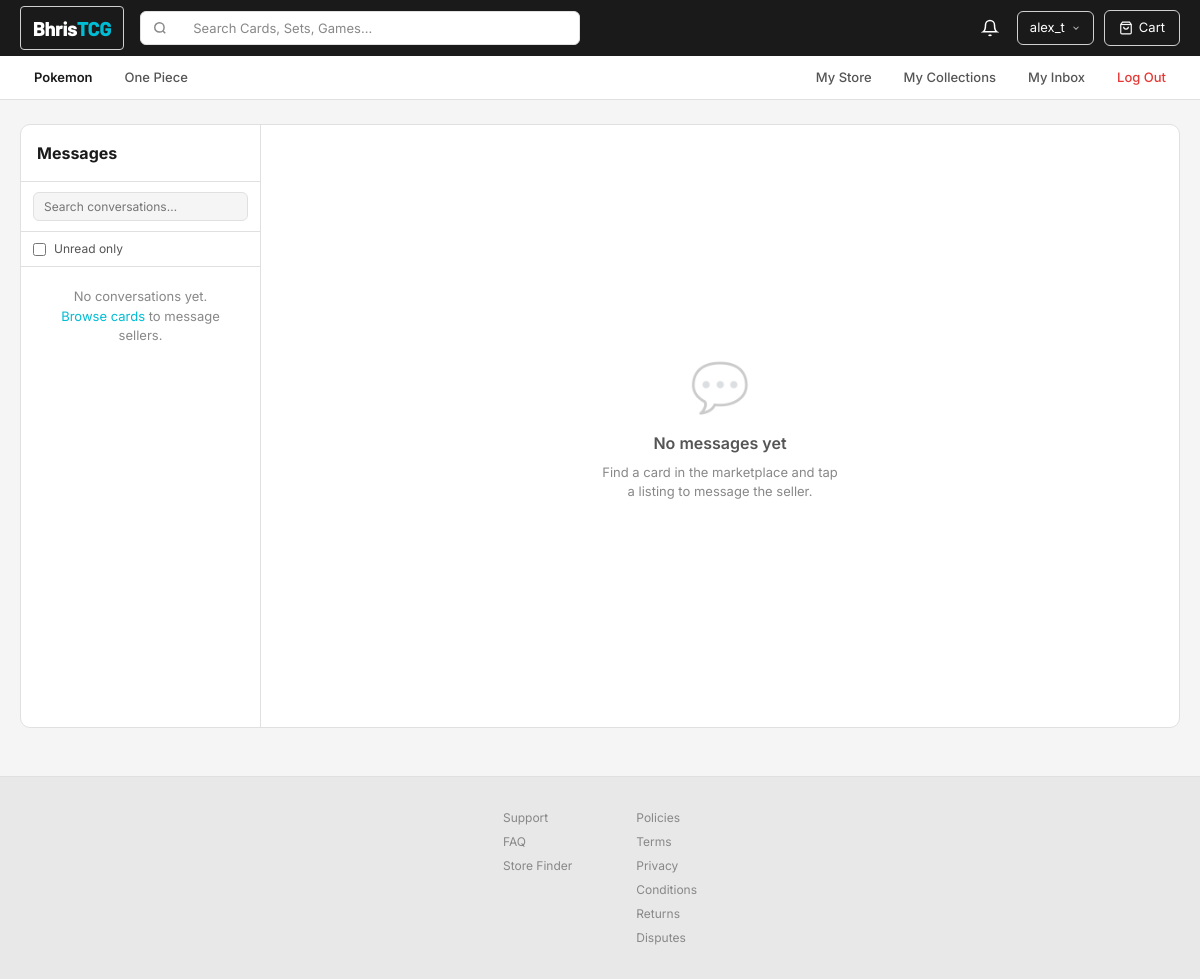
Before: /inbox (signed in) with the older database file.
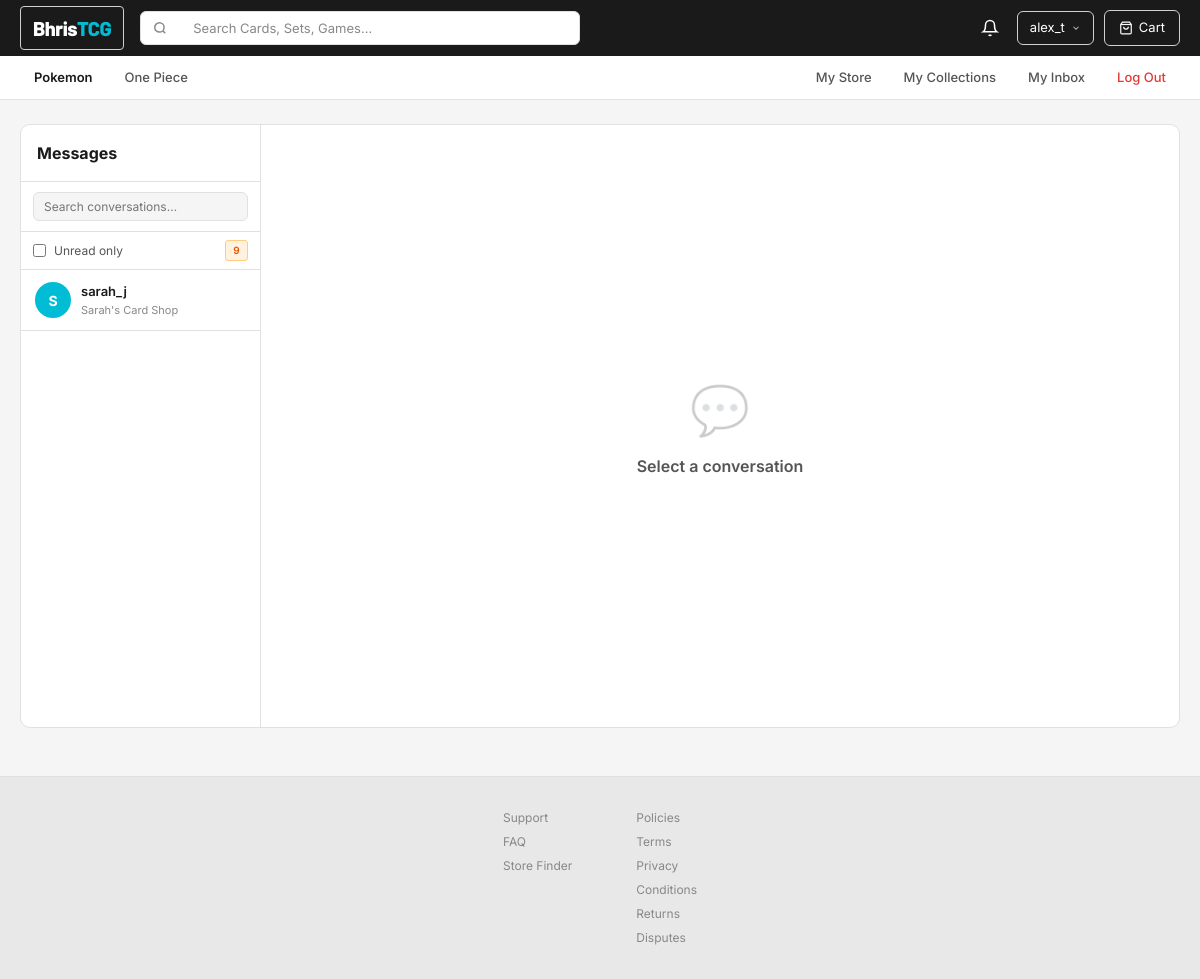
After: the same page with the newer database file.
### app/models/user.py (models this page shows, shortened)
class User(UserMixin, db.Model):
    __tablename__ = 'users'
    id = db.Column(db.Integer, primary_key=True)
    username = db.Column(db.String(64), unique=True, nullable=False, index=True)
    email = db.Column(db.String(120), unique=True, nullable=False, index=True)
    password_hash = db.Column(db.String(256), nullable=False)
    avatar_url = db.Column(db.String(256), nullable=True)
    bio = db.Column(db.String(500), nullable=True)
    location = db.Column(db.String(100), nullable=True)
    created_at = db.Column(db.DateTime, default=datetime.utcnow)
    is_active = db.Column(db.Boolean, default=True)
    is_admin = db.Column(db.Boolean, default=False)
    store_name = db.Column(db.String(100), nullable=True)
    store_description = db.Column(db.String(500), nullable=True)
    store_balance = db.Column(db.Float, default=0.0)
    incoming_funds = db.Column(db.Float, default=0.0)
    listings = db.relationship('Listing', backref='seller', lazy='dynamic',
                               foreign_keys='Listing.seller_id')
    collections = db.relationship('Collection', backref='owner', lazy='dynamic')
    collection_items = db.relationship('CollectionItem', backref='owner', lazy='dynamic')
    reviews_received = db.relationship('Review', backref='seller', lazy='dynamic',
                                       foreign_keys='Review.seller_id')
    reviews_given = db.relationship('Review', backref='reviewer', lazy='dynamic',
                                    foreign_keys='Review.reviewer_id')
    sent_messages = db.relationship('Message', backref='sender', lazy='dynamic',
                                    foreign_keys='Message.sender_id')
    received_messages = db.relationship('Message', backref='recipient', lazy='dynamic',
                                        foreign_keys='Message.recipient_id')
    cart_items = db.relationship('CartItem', backref='user', lazy='dynamic')
    notifications = db.relationship('Notification', backref='user', lazy='dynamic')

### app/routes/chat_routes.py (the view, shortened to what this page needs)
@chat_bp.route('/inbox')
@login_required
def inbox():
    sent_ids = db.session.query(Message.recipient_id).filter_by(sender_id=current_user.id).distinct()
    recv_ids = db.session.query(Message.sender_id).filter_by(recipient_id=current_user.id).distinct()
    partner_ids = set([r[0] for r in sent_ids] + [r[0] for r in recv_ids])
    partners = User.query.filter(User.id.in_(partner_ids)).all()
    active_partner_id = request.args.get('with', type=int)
    messages, active_partner = [], None
    unread_only = request.args.get('unread') == '1'
    unread_count = Message.query.filter_by(recipient_id=current_user.id, is_read=False).count()
    return render_template('chat/inbox.html',
                           partners=partners, active_partner=active_partner,
                           messages=messages, unread_count=unread_count,
                           unread_only=unread_only)

### app/models/user.py (called while the page is built)
@login_manager.user_loader
def load_user(user_id):
    return User.query.get(int(user_id))

### templates/chat/inbox.html (shortened to what this page needs)
{% extends "base.html" %}
{% block content %}
<div class="container" style="padding-top:24px;padding-bottom:48px;">
  <div class="inbox-layout">
    <div class="inbox-sidebar">
      <div class="inbox-sidebar__header">Messages</div>
      <div class="inbox-sidebar__search">
        <input type="text" placeholder="Search conversations…" id="convoSearch" />
      </div>
      <div class="inbox-unread">
        <input type="checkbox" id="unreadOnly" {% if unread_only %}checked{% endif %}
               onchange="window.location.href = this.checked ? `{{ url_for('chat.inbox', unread=1) }}` : `{{ url_for('chat.inbox') }}`" />
        <label for="unreadOnly">Unread only</label>
        {% if unread_count > 0 %}
          <span class="badge badge--sir" style="margin-left:auto;">{{ unread_count }}</span>
        {% endif %}
      </div>
      <div class="convo-list" id="convoList">
        {% if partners %}
          {% for partner in partners %}
            {% set last_msg = none %}
            <a href="{{ url_for('chat.inbox') }}?with={{ partner.id }}" style="text-decoration:none;">
              <div class="convo-item {% if active_partner and active_partner.id == partner.id %}active{% endif %}">
                <div class="convo-avatar">
                  {% if partner.avatar_url %}
                    <img src="{{ partner.avatar_url }}" alt="{{ partner.username }}" />
                  {% else %}
                    {{ partner.username[0].upper() }}
                  {% endif %}
                </div>
                <div class="convo-item__content">
                  <div class="convo-item__top">
                    <div class="convo-item__name">{{ partner.username }}</div>
                  </div>
                  <div class="convo-item__preview">{{ partner.store_name or 'Trader' }}</div>
                </div>
              </div>
            </a>
          {% endfor %}
        {% else %}
          <div style="padding:20px;text-align:center;color:var(--c-text-3);font-size:13px;">
            No conversations yet.<br>
            <a href="{{ url_for('marketplace.marketplace') }}" style="color:var(--c-cyan);">Browse cards</a> to message sellers.
          </div>
        {% endif %}
      </div>
    </div>
    <div class="chat-panel">
      {% if active_partner %}
        <div class="chat-header">
          <div class="convo-avatar" style="width:30px;height:30px;font-size:12px;flex-shrink:0;">
            {{ active_partner.username[0].upper() }}
          </div>
          {{ active_partner.username }}
          <div style="margin-left:auto;display:flex;gap:8px;">
            <a href="{{ url_for('store.store', username=active_partner.username) }}" class="btn btn--outline btn--sm">View Store</a>
            <a href="{{ url_for('review.report') }}?user_id={{ active_partner.id }}" class="btn btn--sm" style="color:var(--c-red);border:1px solid var(--c-red);">Report</a>
          </div>
        </div>
        <div class="chat-messages" id="chatMessages" data-partner-id="{{ active_partner.id }}">
          {% if messages %}
            {% for msg in messages %}
              <div class="msg-bubble {% if msg.sender_id == current_user.id %}msg-bubble--sent{% else %}msg-bubble--recv{% endif %}">
                <div class="msg-bubble__body">{{ msg.body }}</div>
                <div class="msg-bubble__time">{{ msg.created_at.strftime('%H:%M') }}</div>
              </div>
            {% endfor %}
          {% else %}
            <div class="chat-empty">
              <div style="font-size:32px;opacity:.3;">💬</div>
              <div style="font-size:13px;">Start the conversation with {{ active_partner.username }}</div>
            </div>
          {% endif %}
        </div>
        <div class="chat-input-bar">
          <input type="hidden" name="csrf_token" value="{{ csrf_token() }}" id="chatCsrf" />
          <button class="chat-input-bar__attach" type="button" title="Attach file">
            <svg width="18" height="18" viewBox="0 0 24 24" fill="none" stroke="currentColor" stroke-width="2"><path d="M21.44 11.05l-9.19 9.19a6 6 0 0 1-8.49-8.49l9.19-9.19a4 4 0 0 1 5.66 5.66l-9.2 9.19a2 2 0 0 1-2.83-2.83l8.49-8.48"/></svg>
          </button>
          <input type="text" id="chatInput" placeholder="Type a message…" maxlength="1000" autocomplete="off" />
          <button class="chat-send-btn" id="chatSendBtn" title="Send">
            <svg width="14" height="14" viewBox="0 0 24 24" fill="none" stroke="currentColor" stroke-width="2.5"><line x1="22" y1="2" x2="11" y2="13"/><polygon points="22 2 15 22 11 13 2 9 22 2"/></svg>
          </button>
        </div>
      {% else %}
        <div class="chat-empty" style="flex:1;">
          <div style="font-size:48px;opacity:.2;">💬</div>
          <div style="font-size:16px;font-weight:600;color:var(--c-text-2);">
            {% if partners %}Select a conversation{% else %}No messages yet{% endif %}
          </div>
          {% if not partners %}
            <p style="color:var(--c-text-3);font-size:13px;text-align:center;max-width:240px;">
              Find a card in the marketplace and tap a listing to message the seller.
            </p>
          {% endif %}
        </div>
      {% endif %}
    </div>
  </div>
</div>
{% endblock %}

### templates/base.html (shortened to what this page needs)
<!DOCTYPE html>
<html lang="en">
<head>
  <link rel="stylesheet" href="{{ url_for('static', filename='css/main.css') }}" />
</head>
<body>
<nav class="top-nav">
  <div class="top-nav__inner">
    <a href="{{ url_for('marketplace.home') }}" class="top-nav__logo">
      Bhris<span>TCG</span>
    </a>
    <form class="top-nav__search" action="{{ url_for('marketplace.marketplace') }}" method="GET">
      <span class="top-nav__search-icon">
        <svg width="14" height="14" viewBox="0 0 24 24" fill="none" stroke="currentColor" stroke-width="2.5"><circle cx="11" cy="11" r="8"/><path d="m21 21-4.35-4.35"/></svg>
      </span>
      <input type="text" name="q" placeholder="Search Cards, Sets, Games…"
             value="{{ request.args.get('q', '') }}" autocomplete="off" />
    </form>
    <div class="top-nav__right">
      {% if current_user.is_authenticated %}
        <button class="top-nav__bell" id="notifBtn" onclick="markNotifsRead()" title="Notifications">
          <svg width="18" height="18" viewBox="0 0 24 24" fill="none" stroke="currentColor" stroke-width="2"><path d="M18 8A6 6 0 0 0 6 8c0 7-3 9-3 9h18s-3-2-3-9"/><path d="M13.73 21a2 2 0 0 1-3.46 0"/></svg>
        </button>
        <div style="position:relative;">
          <div class="top-nav__user" id="userMenuBtn">
            {{ current_user.username }}
            <svg width="10" height="10" viewBox="0 0 24 24" fill="none" stroke="currentColor" stroke-width="2.5"><polyline points="6 9 12 15 18 9"/></svg>
          </div>
        </div>
        <a href="{{ url_for('marketplace.cart') }}" class="top-nav__cart">
          <svg width="14" height="14" viewBox="0 0 24 24" fill="none" stroke="currentColor" stroke-width="2"><path d="M6 2 3 6v14a2 2 0 0 0 2 2h14a2 2 0 0 0 2-2V6l-3-4z"/><line x1="3" y1="6" x2="21" y2="6"/><path d="M16 10a4 4 0 0 1-8 0"/></svg>
          Cart
        </a>
      {% endif %}
    </div>
  </div>
</nav>
<nav class="sub-nav">
  <div class="sub-nav__inner">
    <div class="sub-nav__left">
      <a href="{{ url_for('marketplace.marketplace') }}?game=pokemon"
         class="sub-nav__link {% if request.args.get('game','pokemon')=='pokemon' %}active{% endif %}">
        Pokemon
      </a>
      <a href="{{ url_for('marketplace.marketplace') }}?game=onepiece"
         class="sub-nav__link {% if request.args.get('game')=='onepiece' %}active{% endif %}">
        One Piece
      </a>
    </div>
    {% if current_user.is_authenticated %}
      <div class="sub-nav__right">
        <a href="{{ url_for('store.my_store') }}" class="sub-nav__link">My Store</a>
        <a href="{{ url_for('collection.collections') }}" class="sub-nav__link">My Collections</a>
        <a href="{{ url_for('chat.inbox') }}" class="sub-nav__link">My Inbox</a>
        <a href="{{ url_for('auth.logout') }}" class="sub-nav__link" style="color:#e53935;">Log Out</a>
      </div>
    {% endif %}
  </div>
</nav>
<main class="main">
  {% block content %}{% endblock %}
</main>
<footer class="footer">
  <div class="footer__inner">
    <div class="footer__col">
      <a href="#">Support</a>
      <a href="#">FAQ</a>
      <a href="#">Store Finder</a>
    </div>
    <div class="footer__col">
      <a href="#">Policies</a>
      <a href="#">Terms</a>
      <a href="#">Privacy</a>
      <a href="#">Conditions</a>
      <a href="#">Returns</a>
      <a href="#">Disputes</a>
    </div>
  </div>
</footer>
</body>
</html>

Changed rows visible on the page:
now on this page (row edited): User: username "S", username "sarah_j", store_name "Sarah's Card Shop"
Other visible differences:
{{ unread_count }}: (not shown) → "9"
text no longer shown: "No conversations yet. Browse cards to message sellers. No messages yet Find a card in the marketplace and tap a listing to message the seller."
text now shown: "Select a conversation"
